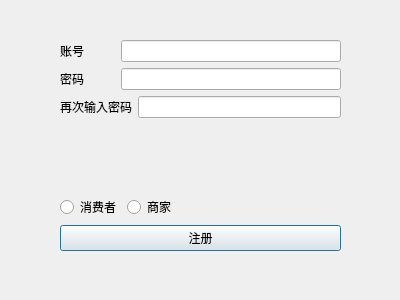
<?xml version="1.0" encoding="UTF-8"?>
<ui version="4.0">
 <class>registerDialog</class>
 <widget class="QDialog" name="registerDialog">
  <property name="geometry">
   <rect>
    <x>0</x>
    <y>0</y>
    <width>400</width>
    <height>300</height>
   </rect>
  </property>
  <property name="windowTitle">
   <string>注册</string>
  </property>
  <widget class="QWidget" name="layoutWidget">
   <property name="geometry">
    <rect>
     <x>60</x>
     <y>40</y>
     <width>281</width>
     <height>211</height>
    </rect>
   </property>
   <layout class="QVBoxLayout" name="verticalLayout" stretch="3,3,3,1,3,3">
    <item>
     <layout class="QHBoxLayout" name="horizontalLayout" stretch="2,8">
      <item>
       <widget class="QLabel" name="label">
        <property name="text">
         <string>账号</string>
        </property>
       </widget>
      </item>
      <item>
       <widget class="QLineEdit" name="lineEdit"/>
      </item>
     </layout>
    </item>
    <item>
     <layout class="QHBoxLayout" name="horizontalLayout_2" stretch="2,8">
      <item>
       <widget class="QLabel" name="label_2">
        <property name="text">
         <string>密码</string>
        </property>
       </widget>
      </item>
      <item>
       <widget class="QLineEdit" name="lineEdit_2">
        <property name="echoMode">
         <enum>QLineEdit::Password</enum>
        </property>
       </widget>
      </item>
     </layout>
    </item>
    <item>
     <layout class="QHBoxLayout" name="horizontalLayout_4" stretch="2,8">
      <item>
       <widget class="QLabel" name="label_3">
        <property name="text">
         <string>再次输入密码</string>
        </property>
       </widget>
      </item>
      <item>
       <widget class="QLineEdit" name="lineEdit_3">
        <property name="echoMode">
         <enum>QLineEdit::Password</enum>
        </property>
       </widget>
      </item>
     </layout>
    </item>
    <item>
     <widget class="QLabel" name="hint">
      <property name="text">
       <string/>
      </property>
      <property name="wordWrap">
       <bool>true</bool>
      </property>
     </widget>
    </item>
    <item>
     <layout class="QHBoxLayout" name="horizontalLayout_3">
      <item>
       <widget class="QRadioButton" name="radioButton_2">
        <property name="text">
         <string>消费者</string>
        </property>
       </widget>
      </item>
      <item>
       <widget class="QRadioButton" name="radioButton">
        <property name="text">
         <string>商家</string>
        </property>
       </widget>
      </item>
      <item>
       <spacer name="horizontalSpacer">
        <property name="orientation">
         <enum>Qt::Horizontal</enum>
        </property>
        <property name="sizeHint" stdset="0">
         <size>
          <width>40</width>
          <height>20</height>
         </size>
        </property>
       </spacer>
      </item>
     </layout>
    </item>
    <item>
     <widget class="QPushButton" name="pushButton">
      <property name="text">
       <string>注册</string>
      </property>
     </widget>
    </item>
   </layout>
  </widget>
 </widget>
 <resources/>
 <connections/>
</ui>
